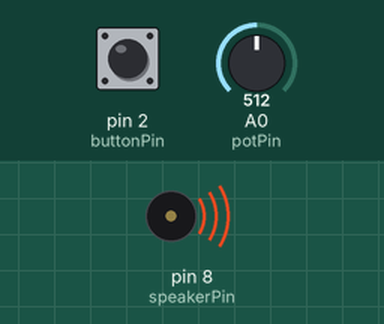
This sketch was run on a simulated Arduino Uno, built with avr-gcc and run on an emulated ATmega328P. Shown: buzzer (waves = sounding). Inputs (shaded band) come from the test bench; at power-on: pin 2 (buttonPin) LOW, A0 (potPin) = 512. Random numbers use the default seed unless the sketch sets one.

Above: at 1.2 s.
1.3 s: pin 2 (buttonPin) pulled HIGH for 1 s
At 1.36 s:
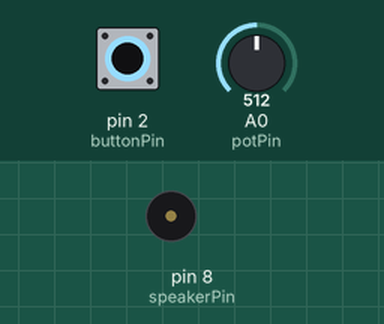
4.3 s: pin 2 (buttonPin) pulled HIGH for 3.2 s
At 8.1 s:
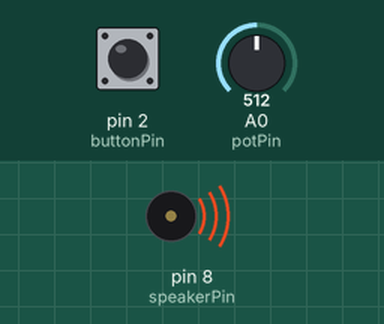
Timing chart, 0 to 9.6 s (numbered marks = the images above; inputs shaded):
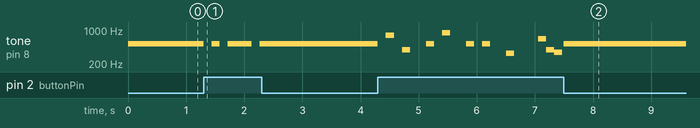

Measured:
- after the input at 1.3 s, tone on pin 8 (speakerPin): goes silent 0.14 s, 523 Hz 0.14 s, silent 0.14 s, 523 Hz 0.41 s, silent 0.14 s, then 523 Hz, starting at once
- after the input at 4.3 s, tone on pin 8 (speakerPin): plays 784 Hz for 0.14 s, 392 Hz for 0.14 s, 523 Hz for 0.14 s, 880 Hz for 0.14 s, 523 Hz for 0.14 s, 523 Hz for 0.14 s … (11 notes in this stretch), starting at once

The sketch:

week_10_assignment_code.ino
```cpp
#include "pitches.h"

const int speakerPin = 8;
const int potPin = A0;
const int buttonPin = 2;

// C major scale across two octaves
int notes[] = {
  NOTE_C4, NOTE_D4, NOTE_E4, NOTE_F4,
  NOTE_G4, NOTE_A4, NOTE_B4,
  NOTE_C5, NOTE_D5, NOTE_E5, NOTE_F5,
  NOTE_G5, NOTE_A5, NOTE_B5, NOTE_C6
};

const int numberOfNotes = sizeof(notes) / sizeof(notes[0]);

unsigned long lastGlitchTime = 0;

int glitchPitch = NOTE_C4;
bool glitchSoundOn = true;

void setup() {
  pinMode(speakerPin, OUTPUT);
  pinMode(buttonPin, INPUT);

  randomSeed(analogRead(A1));
}

void loop() {
  int potValue = analogRead(potPin);

  // Select a note with the potentiometer
  int noteIndex = map(potValue, 0, 1024, 0, numberOfNotes);
  noteIndex = constrain(noteIndex, 0, numberOfNotes - 1);

  int normalPitch = notes[noteIndex];

  // Higher potentiometer value = faster glitches
  int glitchSpeed = map(potValue, 0, 1023, 250, 25);

  int buttonState = digitalRead(buttonPin);

  if (buttonState == HIGH) {

    if (millis() - lastGlitchTime >= glitchSpeed) {
      lastGlitchTime = millis();

      // Select a random glitch pattern
      int glitchType = random(0, 3);

      if (glitchType == 0) {
        // Pattern 1: Jump between musical notes
        int randomIndex = noteIndex + random(-5, 6);
        randomIndex = constrain(randomIndex, 0, numberOfNotes - 1);

        glitchPitch = notes[randomIndex];
        glitchSoundOn = true;

      } else if (glitchType == 1) {
        // Pattern 2: Stutter
        glitchPitch = normalPitch;
        glitchSoundOn = !glitchSoundOn;

      } else {
        // Pattern 3: Dropout
        glitchSoundOn = false;
      }
    }

    if (glitchSoundOn) {
      tone(speakerPin, glitchPitch);
    } else {
      noTone(speakerPin);
    }

  } else {
    // Normal synthesizer mode
    tone(speakerPin, normalPitch);
  }
}
```

pitches.h
```cpp
/*************************************************
   Public Constants
 *************************************************/

#define NOTE_B0 31
#define NOTE_C1 33
#define NOTE_CS1 35
#define NOTE_D1 37
#define NOTE_DS1 39
#define NOTE_E1 41
#define NOTE_F1 44
#define NOTE_FS1 46
#define NOTE_G1 49
#define NOTE_GS1 52
#define NOTE_A1 55
#define NOTE_AS1 58
#define NOTE_B1 62
#define NOTE_C2 65
#define NOTE_CS2 69
#define NOTE_D2 73
#define NOTE_DS2 78
#define NOTE_E2 82
#define NOTE_F2 87
#define NOTE_FS2 93
#define NOTE_G2 98
#define NOTE_GS2 104
#define NOTE_A2 110
#define NOTE_AS2 117
#define NOTE_B2 123
#define NOTE_C3 131
#define NOTE_CS3 139
#define NOTE_D3 147
#define NOTE_DS3 156
#define NOTE_E3 165
#define NOTE_F3 175
#define NOTE_FS3 185
#define NOTE_G3 196
#define NOTE_GS3 208
#define NOTE_A3 220
#define NOTE_AS3 233
#define NOTE_B3 247
#define NOTE_C4 262
#define NOTE_CS4 277
#define NOTE_D4 294
#define NOTE_DS4 311
#define NOTE_E4 330
#define NOTE_F4 349
#define NOTE_FS4 370
#define NOTE_G4 392
#define NOTE_GS4 415
#define NOTE_A4 440
#define NOTE_AS4 466
#define NOTE_B4 494
#define NOTE_C5 523
#define NOTE_CS5 554
#define NOTE_D5 587
#define NOTE_DS5 622
#define NOTE_E5 659
#define NOTE_F5 698
#define NOTE_FS5 740
#define NOTE_G5 784
#define NOTE_GS5 831
#define NOTE_A5 880
#define NOTE_AS5 932
#define NOTE_B5 988
#define NOTE_C6 1047
#define NOTE_CS6 1109
#define NOTE_D6 1175
#define NOTE_DS6 1245
#define NOTE_E6 1319
#define NOTE_F6 1397
#define NOTE_FS6 1480
#define NOTE_G6 1568
#define NOTE_GS6 1661
#define NOTE_A6 1760
#define NOTE_AS6 1865
#define NOTE_B6 1976
#define NOTE_C7 2093
#define NOTE_CS7 2217
#define NOTE_D7 2349
#define NOTE_DS7 2489
#define NOTE_E7 2637
#define NOTE_F7 2794
#define NOTE_FS7 2960
#define NOTE_G7 3136
#define NOTE_GS7 3322
#define NOTE_A7 3520
#define NOTE_AS7 3729
#define NOTE_B7 3951
#define NOTE_C8 4186
#define NOTE_CS8 4435
#define NOTE_D8 4699
#define NOTE_DS8 4978
```
